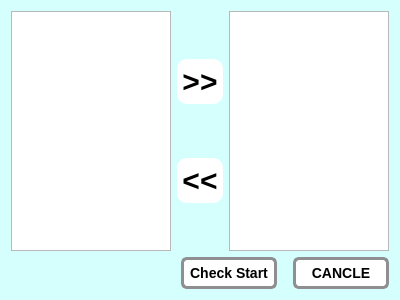
<?xml version="1.0" encoding="UTF-8"?>
<ui version="4.0">
 <class>Check</class>
 <widget class="QDialog" name="Check">
  <property name="geometry">
   <rect>
    <x>0</x>
    <y>0</y>
    <width>400</width>
    <height>300</height>
   </rect>
  </property>
  <property name="sizePolicy">
   <sizepolicy hsizetype="Fixed" vsizetype="Fixed">
    <horstretch>0</horstretch>
    <verstretch>0</verstretch>
   </sizepolicy>
  </property>
  <property name="minimumSize">
   <size>
    <width>400</width>
    <height>300</height>
   </size>
  </property>
  <property name="maximumSize">
   <size>
    <width>400</width>
    <height>300</height>
   </size>
  </property>
  <property name="windowTitle">
   <string>Dialog</string>
  </property>
  <property name="windowIcon">
   <iconset resource="resource.qrc">
    <normaloff>:/resource/img/search-1.png</normaloff>:/resource/img/search-1.png</iconset>
  </property>
  <property name="styleSheet">
   <string notr="true">QDialog#Check{
	background-color: rgb(213, 255, 253);
	border-color : rgb(255,255,255);
	border-radius : 5px;
}

QPushButton#pushButton{

    border: 3px solid #8f8f91;
    border-radius: 6px;
    background-color: qlineargradient(x1: 0, y1: 0, x2: 0, y2: 1,
                                      stop: 0 #f6f7fa, stop: 1 #dadbde);
    min-width: 80px;
	min-height: 15px;
    font: bold 14px;
    padding: 5px;
}

QPushButton#pushButton_2{

    border: 3px solid #8f8f91;
    border-radius: 6px;
    background-color: qlineargradient(x1: 0, y1: 0, x2: 0, y2: 1,
                                      stop: 0 #f6f7fa, stop: 1 #dadbde);
    min-width: 80px;
	min-height: 15px;
    font: bold 14px;
    padding: 5px;
}

QPushButton{
    background-color: white;
    border-style: outset;
    border-radius:10px;
    border-color: beige;
    font: bold 30px;
    padding:5px;
}</string>
  </property>
  <layout class="QGridLayout" name="gridLayout">
   <item row="0" column="0">
    <layout class="QVBoxLayout" name="verticalLayout_3">
     <item>
      <layout class="QVBoxLayout" name="verticalLayout_2">
       <item>
        <layout class="QHBoxLayout" name="horizontalLayout">
         <item>
          <widget class="QListWidget" name="LeftWG"/>
         </item>
         <item>
          <layout class="QVBoxLayout" name="verticalLayout">
           <item>
            <widget class="QPushButton" name="SetRight">
             <property name="font">
              <font>
               <pointsize>-1</pointsize>
               <weight>75</weight>
               <italic>false</italic>
               <bold>true</bold>
              </font>
             </property>
             <property name="text">
              <string>&gt;&gt;</string>
             </property>
            </widget>
           </item>
           <item>
            <widget class="QPushButton" name="SetLeft">
             <property name="font">
              <font>
               <pointsize>-1</pointsize>
               <weight>75</weight>
               <italic>false</italic>
               <bold>true</bold>
              </font>
             </property>
             <property name="text">
              <string>&lt;&lt;</string>
             </property>
            </widget>
           </item>
          </layout>
         </item>
         <item>
          <widget class="QListWidget" name="RightWG"/>
         </item>
        </layout>
       </item>
      </layout>
     </item>
     <item>
      <layout class="QHBoxLayout" name="horizontalLayout_2">
       <item>
        <spacer name="horizontalSpacer">
         <property name="orientation">
          <enum>Qt::Horizontal</enum>
         </property>
         <property name="sizeHint" stdset="0">
          <size>
           <width>40</width>
           <height>20</height>
          </size>
         </property>
        </spacer>
       </item>
       <item>
        <widget class="QPushButton" name="pushButton">
         <property name="font">
          <font>
           <pointsize>-1</pointsize>
           <weight>75</weight>
           <italic>false</italic>
           <bold>true</bold>
          </font>
         </property>
         <property name="text">
          <string>Check Start</string>
         </property>
        </widget>
       </item>
       <item>
        <spacer name="horizontalSpacer_2">
         <property name="orientation">
          <enum>Qt::Horizontal</enum>
         </property>
         <property name="sizeType">
          <enum>QSizePolicy::Fixed</enum>
         </property>
         <property name="sizeHint" stdset="0">
          <size>
           <width>10</width>
           <height>20</height>
          </size>
         </property>
        </spacer>
       </item>
       <item>
        <widget class="QPushButton" name="pushButton_2">
         <property name="font">
          <font>
           <pointsize>-1</pointsize>
           <weight>75</weight>
           <italic>false</italic>
           <bold>true</bold>
          </font>
         </property>
         <property name="text">
          <string>CANCLE</string>
         </property>
        </widget>
       </item>
      </layout>
     </item>
    </layout>
   </item>
  </layout>
 </widget>
 <resources>
  <include location="resource.qrc"/>
 </resources>
 <connections/>
</ui>
